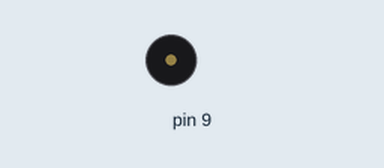
Bench run of a sketch on a simulated Arduino Uno, built with avr-gcc and run on an emulated ATmega328P. On the bench: buzzer (waves = sounding).

Above: at 0.1 s.
At 26.6 s:
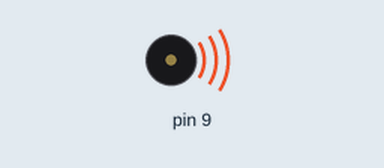
Timing chart, 0 to 29.1 s (numbered marks = the images above):
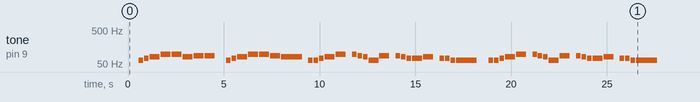

The sketch:

ASA_BRANCA.ino
```cpp
/* UNIVERSIDADE FEDERAL RURAL DO SEMI-ARIDO
   CENTRO DE CIENCIAS EXATAS E NATURAIS - CCEN
   ===== FISICA, MUSICA E ROBÓTICA =====
   Musica: Asa Branca
   */

int c2 = 65, d2 = 73, e2 = 82, f2 = 87, g2 = 98;

// COMPASSO: 4/4
float andamento = 210;
// tempo do compasso(s) = 240 / andamento
float tempo = (240 / andamento) * 1000;

// notas na melodia:
int melodia[] = {
  0,c2,d2,    e2,g2,  g2,e2,      f2,f2,
  0,c2,d2,    e2,g2,  g2,f2,      e2,
  0,c2,c2,d2, e2,g2,  0,g2,f2,e2, c2,f2,
  0,f2,e2,d2, d2,e2,  0,d2,d2,c2, c2,0,
  0,c2,c2,d2, e2,g2,  0,g2,f2,e2, c2,f2,
  0,f2,e2,d2, d2,e2,  0,d2,d2,c2, c2,0
};

// duracoes das notas: 4 = quarto de tempo, 8 = oitavo de tempo, etc.:
int duracaoNotas[] = {
  2,4,4,   2,2, 2,2,     2,2,
  2,4,4,   2,2, 2,2,     1,
  4,4,4,4, 2,2, 4,4,4,4, 2,2,
  4,4,4,4, 2,2, 4,4,4,4, 1,4,
  4,4,4,4, 2,2, 4,4,4,4, 2,2,
  4,4,4,4, 2,2, 4,4,4,4, 1,4

};

void setup() {
  // itera as notas das melodias:
  for (int nota = 0; nota < 65; nota++) {
    // para calcular a duracao da nota, utilizaremos um segundo
    // dividido pelo tipo da nota.
    // ex. tempo = 1000:
    // quarto de tempo = 1000 / 4, oitavo de tempo = 1000/8, etc.
    int duracaoNota = tempo / (duracaoNotas[nota]);
    tone(9, melodia[nota], duracaoNota - 50);

    // para distinguir as notas, reduziremos o tempo de nota tocado,
    // porem o tempo ate o proxima nota se mantera.
    int pausaEntreNotas = duracaoNota;
    delay(pausaEntreNotas);
    // parar a funcao tone:
    noTone(9);
  }
}

void loop() {
  // nao precisa repetir a melodia.
}
```
